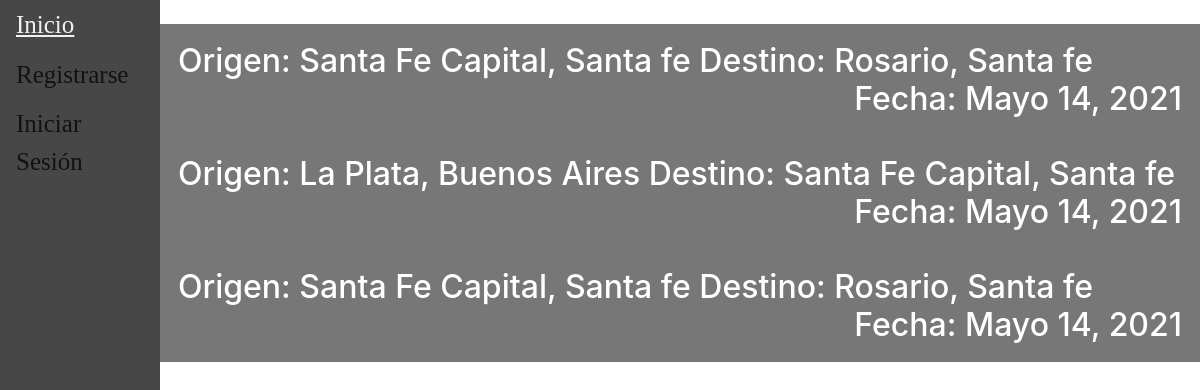
/, run on an earlier commit of the app's database.
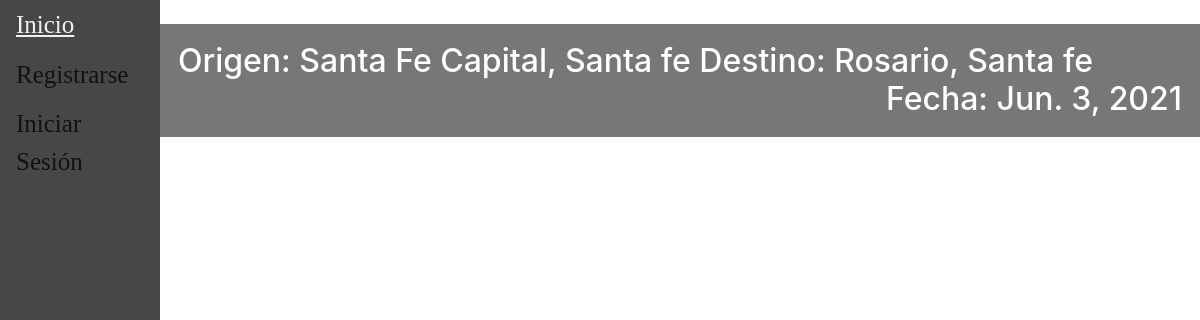
And on a later commit of the database.
### main/models.py (models this page shows, shortened)
class Viaje(models.Model):
    descripcion = models.CharField(max_length=100)
    fecha = models.DateField(validators=[MinValueValidator(datetime.date.today()+datetime.timedelta(hours=24))])
    hora = models.TimeField(default=None)
    ruta =  models.ForeignKey(Ruta, default=None, on_delete=models.CASCADE)
    chofer = models.ForeignKey(Chofer, default=None, on_delete=models.CASCADE)
    combi =  models.ForeignKey(Combi, default=None, on_delete=models.CASCADE)
    precio = models.DecimalField(default=None, max_digits=10, decimal_places=2, validators=[MinValueValidator(0)])
    insumo = models.ManyToManyField(Insumo,blank=True)
    pasajeros = models.ManyToManyField(Pasajero, blank=True)
    comentarios = models.ManyToManyField(Comentario, blank=True)
    class Meta:
        unique_together = ('chofer', 'fecha','hora', 'ruta',)

class Ruta(models.Model):
    origen = models.ForeignKey(Lugar, default=None, on_delete=models.CASCADE, related_name='origen')
    destino = models.ForeignKey(Lugar, default=None, on_delete=models.CASCADE, related_name='destino')
    class Meta:
        unique_together = ('origen', 'destino')

class Lugar(models.Model):
    localidad = models.CharField(max_length=150)
    provincia = models.CharField(max_length=100)
    class Meta:
        unique_together = ('localidad', 'provincia',)
    def __str__(self):
        return (self.localidad+", "+self.provincia)

### main/views.py (the view)
# urls.py: 2. Add a URL to urlpatterns:  path('', views.home, name='home')
def home(response):
    viajes = Viaje.objects.all().filter(combi__capacidad__gt=0)
    return render(response, "main/home.html", {"listaViaje":viajes})

### main/templates/main/home.html (shortened to what this page needs)
{% extends 'main/base.html' %}
{% block content %}
        {%for viaje in listaViaje %}
            <button type="button"  class="viajeCollapse">
                <h2><p style="text-align:left"> Origen: {{viaje.ruta.origen}} Destino: {{viaje.ruta.destino}}
                  <span style="float:right">Fecha: {{viaje.fecha}}</span></p></h2>
            </button>
        {% endfor %}
{% endblock content %}

What changed in the data, as far as the page shows it:
removed Viaje: ruta.origen "Santa Fe Capital, Santa fe", ruta.destino "Rosario, Santa fe", fecha "Mayo 14, 2021"
removed Viaje: ruta.origen "La Plata, Buenos Aires", ruta.destino "Santa Fe Capital, Santa fe", fecha "Mayo 14, 2021"
removed Viaje: ruta.origen "Santa Fe Capital, Santa fe", ruta.destino "Rosario, Santa fe", fecha "Mayo 14, 2021"
added Viaje: ruta.origen "Santa Fe Capital, Santa fe", ruta.destino "Rosario, Santa fe", fecha "Jun. 3, 2021"
